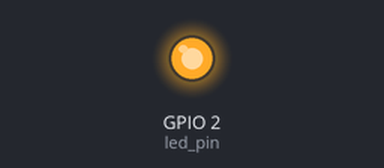
Simulated run of this sketch. Board: ESP32. On the bench: output pins drawn as LEDs (lit = HIGH). Random numbers use the default seed unless the sketch sets one.

Above: at 0.1 s.
At 36.3 s:
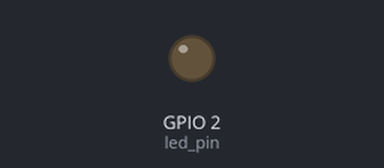
Timing chart, 0 to 40.0 s (numbered marks = the images above):
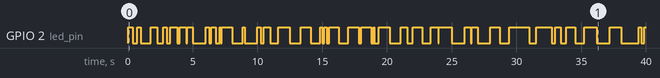

The sketch:

FreeRTOS_Blinky_Prioritized.ino
```cpp
// (licence header left out)
// We want to use only core 1 for this example exercise
// CONFIG_FREERTOS_UNICORE is defined in sdkconfig.h

#if CONFIG_FREERTOS_UNICORE
static const BaseType_t app_cpu = 0;
#else
static const BaseType_t app_cpu = 1;
#endif

// pin to be used
static const int led_pin = LED_BUILTIN;

// task: blink a (built in) led at one second intervals
void toggleLedSec(void *param) {
  while(1) {
    digitalWrite(led_pin, HIGH);

    // FreeRTOS default defines the tick period to 1ms (portTICK_PERIOD_MS == 1)
    // vTaskDelay expects number of ticks, not ms. Divide desired number of ticks
    // by tick period (i.e. we wat our delay to be 500ms)
    vTaskDelay(1000 / portTICK_PERIOD_MS);
    digitalWrite(led_pin, LOW);
    vTaskDelay(1000 / portTICK_PERIOD_MS);
  }
}

// task: blink a (built in) led at random second intervals
void toggleLedRandom(void *param) {
  while(1) {
    int randomInterval = random(1001); // generating random number between 0 -> 1000
    digitalWrite(led_pin, HIGH);

    // FreeRTOS default defines the tick period to 1ms (portTICK_PERIOD_MS == 1)
    // vTaskDelay expects number of ticks, not ms. Divide desired number of ticks
    // by tick period (i.e. we wat our delay to be 500ms)
    vTaskDelay(randomInterval / portTICK_PERIOD_MS);
    digitalWrite(led_pin, LOW);
    vTaskDelay(randomInterval / portTICK_PERIOD_MS);
  }
}

void setup() {
  randomSeed(analogRead(0)); // for random interval generation
  pinMode(led_pin, OUTPUT);
  xTaskCreatePinnedToCore(
    toggleLedSec,
    "Toggle LED at One Second Intervals",   // task name
    1024,           // stack size for this task, minimum stack size is defined in
                    // FreeRTOSConfig.h (min stack size is size needed for empty task
                    // + overhead that the task scheduler needs)
    NULL,           // parameter to task
    2,              // task priority -> higher #, higher priority
    NULL,           // task handle
    app_cpu);       // run task on one core (ESP32)

  xTaskCreatePinnedToCore(
    toggleLedRandom,
    "Toggle LED at Random Intervals",   // task name
    1024,           // stack size for this task, minimum stack size is defined in
                    // FreeRTOSConfig.h (min stack size is size needed for empty task
                    // + overhead that the task scheduler needs)
    NULL,           // parameter to task
    1,              // task priority -> higher #, higher priority
    NULL,           // task handle
    app_cpu);       // run task on one core (ESP32)

}

void loop() {

}
```

Measured:
- by itself, GPIO 2 (led_pin): LOW → HIGH at 0.00 s, → LOW 0.35 s later, → HIGH 0.35 s later, → LOW 0.30 s later, … (75 changes in this stretch)
